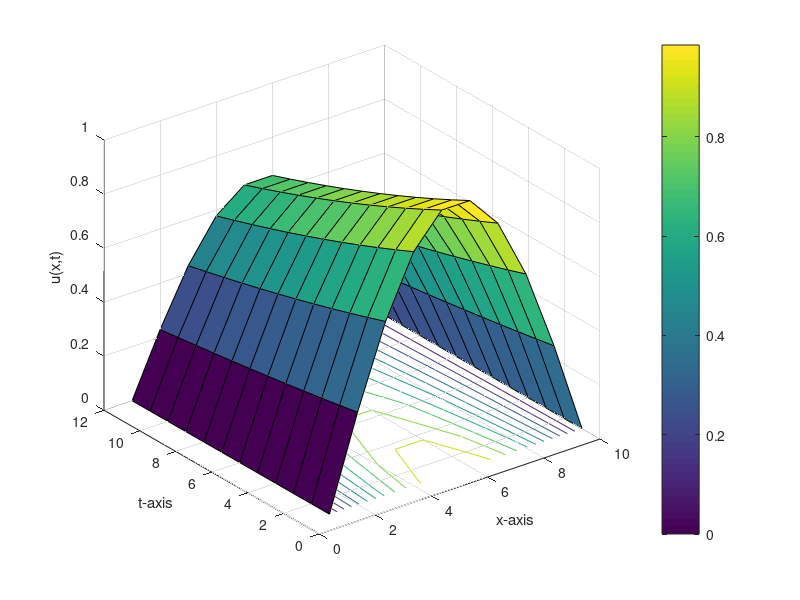
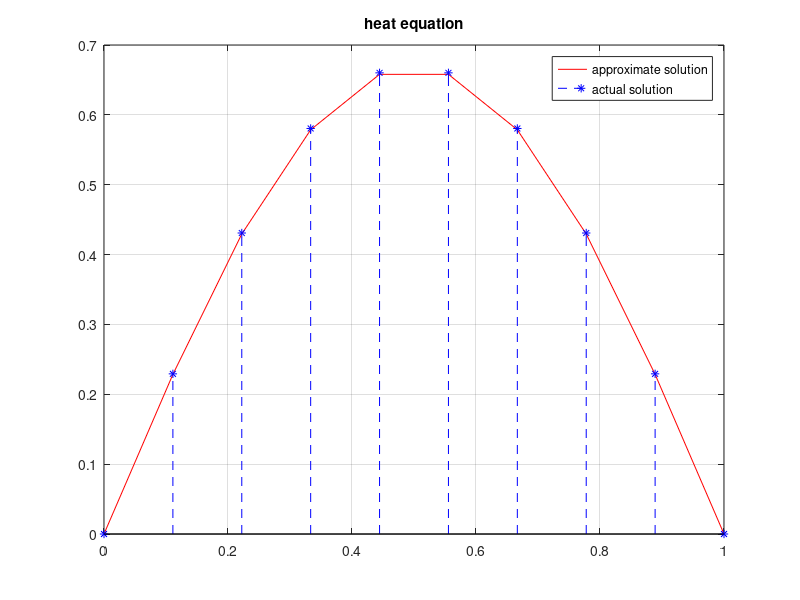

Here is the MATLAB script that generated these plots, in order:
    % Approximate the solution of the one dimensional heat equation
    %
    % du/dt = (1/pi^2)*d^2u/dx^2,   0 < x < 1,  t > 0
    %
    % which is subject to the initial condition
    % u(x,0) = cos(pi*(x - 1/2)),   0 <= x <= 1
    %
    % and compare the result at t = 0.4 to the actual solution
    % u(x,t) = exp(-t)*cos(pi*(x - 1/2))

    function heat3
    clc
    clf
    clear all
    c=1/pi;%Diffusivity
    a=0;%Left boundary
    b=1;%Right boundary
    tf=0.4;%Final time
    n=10;
    m=12;
    C1=0;%Left Boundary Condition
    C2=0;%Right Boundary Condition
    h=(b-a)/(n-1);%Grid spacing
    k=(tf-0)/(m-1);%Time stepping
    r=(c^2*k)/(h^2)%Stability criterion 0<r<0.5
    u=zeros(n,m);
    for j=1:m
        u(1,j)=C1;
        u(n,j)=C2;
    end
    for i=2:n-1
        u(i,1)=f(a+(i-1)*h);
    end
    for j=2:m
        for i=2:n-1
            u(i,j)=r*u(i-1,j-1)+(1-2*r)*u(i,j-1)+r*u(i+1,j-1);
        end
    end
    disp('Result=')
    num2str(u')
    figure (1)
    surfc(u')
    colorbar
    grid on
    xlabel('x-axis');
    ylabel('t-axis');
    zlabel('u(x,t)');
    hold off
    figure (2)
    x=linspace(a,b,n);
    sum=0.0;
    for i=1:n
        v1(i)=u(i,m);%approximate solution depends on the value of m
        v2(i)=exp(-tf)*cos(pi*(x(i)-(1/2))); %Exact solution at t=0.4
        sum=sum+(v1(i)-v2(i))*(v1(i)-v2(i));
    end
    rmse=sqrt(sum/length(v1))
    plot(x,v1,'-r')
    hold on
    stem(x,v2,'--*b')
    grid on
    hold off
    title('heat equation')
    legend('approximate solution','actual solution');
    function z=f(x)
    z=cos(pi*(x-(1/2)));
